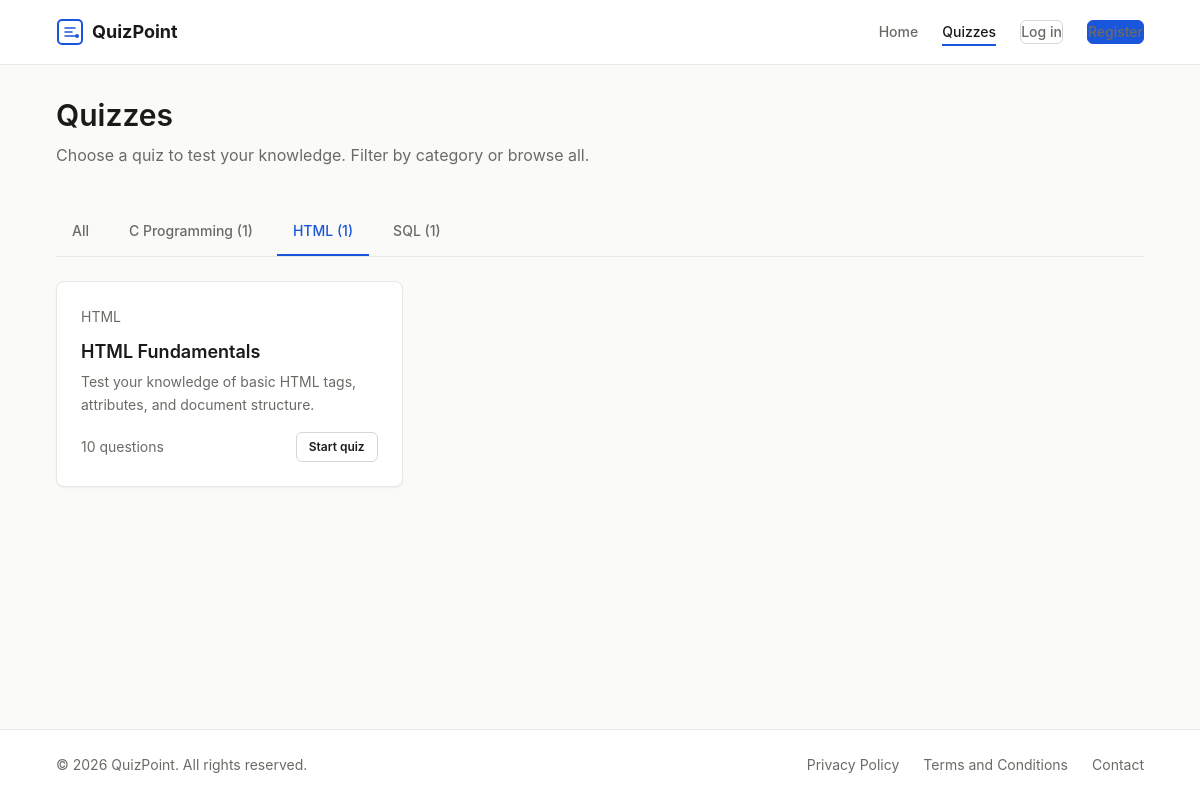
/quizzes.php?category=1, run on the app's committed database.
### tables this page shows
CREATE TABLE categories (
  category_id INT UNSIGNED AUTO_INCREMENT PRIMARY KEY,
  category_name VARCHAR(100) NOT NULL UNIQUE
);

CREATE TABLE quizzes (
  quiz_id INT UNSIGNED AUTO_INCREMENT PRIMARY KEY,
  title VARCHAR(255) NOT NULL,
  category_id INT UNSIGNED NOT NULL,
  description TEXT,
  status ENUM('active', 'inactive') NOT NULL DEFAULT 'active',
  created_at DATETIME NOT NULL DEFAULT CURRENT_TIMESTAMP,
  FOREIGN KEY (category_id) REFERENCES categories(category_id)
    ON DELETE RESTRICT ON UPDATE CASCADE,
  INDEX idx_category (category_id),
  INDEX idx_status (status)
);

### includes/helpers.php (called while the page is built, shortened)
<?php
function e(?string $value): string
{
    return htmlspecialchars((string)$value, ENT_QUOTES, 'UTF-8');
}
function truncate(string $text, int $maxLength = 120): string
{
    if (mb_strlen($text) <= $maxLength) {
        return $text;
    }
    return mb_substr($text, 0, $maxLength) . '...';
}

### quizzes.php (the view, shortened to what this page needs)
<?php
require_once __DIR__ . '/includes/helpers.php';
$db = getDB();
$categoryFilter = isset($_GET['category']) ? (int)$_GET['category'] : 0;
$categories = $db->query(
    'SELECT c.category_id, c.category_name,
            (SELECT COUNT(*) FROM quizzes WHERE category_id = c.category_id AND status = "active") AS quiz_count
     FROM categories c
     HAVING quiz_count > 0
     ORDER BY c.category_name'
)->fetchAll();
if ($categoryFilter > 0) {
    $stmt = $db->prepare(
        'SELECT q.quiz_id, q.title, q.description, c.category_name,
                (SELECT COUNT(*) FROM questions WHERE quiz_id = q.quiz_id) AS question_count
         FROM quizzes q
         JOIN categories c ON q.category_id = c.category_id
         WHERE q.status = "active" AND q.category_id = :cat
         ORDER BY q.title'
    );
    $stmt->execute([':cat' => $categoryFilter]);
}
$quizzes = $stmt->fetchAll();
require __DIR__ . '/includes/header.php';
?>
<div class="container">
    <div class="page-header">
        <h1>Quizzes</h1>
        <p>Choose a quiz to test your knowledge. Filter by category or browse all.</p>
    </div>
    <?php if (!empty($categories)): ?>
        <div class="admin-nav" role="navigation" aria-label="Category filter">
            <a href="<?= e(BASE_URL) ?>/quizzes.php"
               class="<?= $categoryFilter === 0 ? 'active' : '' ?>">All</a>
            <?php foreach ($categories as $cat): ?>
                <a href="<?= e(BASE_URL) ?>/quizzes.php?category=<?= (int)$cat['category_id'] ?>"
                   class="<?= $categoryFilter === (int)$cat['category_id'] ? 'active' : '' ?>">
                    <?= e($cat['category_name']) ?> (<?= (int)$cat['quiz_count'] ?>)
                </a>
            <?php endforeach; ?>
        </div>
    <?php endif; ?>
    <?php if (empty($quizzes)): ?>
        <div class="empty-state">
            <svg width="48" height="48" viewBox="0 0 24 24" fill="none" stroke="currentColor" stroke-width="1.5" stroke-linecap="round" stroke-linejoin="round" aria-hidden="true">
                <path d="M14 2H6a2 2 0 00-2 2v16a2 2 0 002 2h12a2 2 0 002-2V8z"/>
                <polyline points="14 2 14 8 20 8"/>
                <line x1="16" y1="13" x2="8" y2="13"/>
                <line x1="16" y1="17" x2="8" y2="17"/>
            </svg>
            <p>No quizzes found in this category.</p>
            <a href="<?= e(BASE_URL) ?>/quizzes.php" class="btn btn-outline">View all quizzes</a>
        </div>
    <?php else: ?>
        <div class="quiz-grid">
            <?php foreach ($quizzes as $quiz): ?>
                <a href="<?= e(BASE_URL) ?>/quiz.php?id=<?= (int)$quiz['quiz_id'] ?>" class="quiz-card-link">
                    <div class="card">
                        <div class="card-meta"><?= e($quiz['category_name']) ?></div>
                        <h3 class="card-title"><?= e($quiz['title']) ?></h3>
                        <p class="card-desc"><?= e(truncate($quiz['description'])) ?></p>
                        <div class="quiz-card-footer">
                            <span class="text-sm text-muted"><?= (int)$quiz['question_count'] ?> questions</span>
                            <span class="btn btn-sm btn-outline">Start quiz</span>
                        </div>
                    </div>
                </a>
            <?php endforeach; ?>
        </div>
    <?php endif; ?>
</div>
<div style="padding-bottom: var(--space-12);"></div>
<?php require __DIR__ . '/includes/footer.php'; ?>

### assets/css/style.css (style rules this page uses)
:root { --color-bg: #fafaf8; --color-bg-alt: #f2f1ed; --color-surface: #ffffff; --color-border: #d8d6d0; --color-border-light:#e8e7e3; --color-text: #1a1a18; --color-text-muted: #6b6a65; --color-accent: #1a56db; --color-accent-hover:#1547b8; --color-accent-light:#e8eefb; --color-success: #16794a; --color-success-bg: #e7f6ee; --color-error: #c43333; --color-error-bg: #fce8e8; --color-warning: #b45309; --color-warning-bg: #fef3e2; --font-family: -apple-system, BlinkMacSystemFont, "Segoe UI", Roboto, "Helvetica Neue", Arial, sans-serif, "Apple Color Emoji", "Segoe UI Emoji"; --font-mono: "SFMono-Regular", Consolas, "Liberation Mono", Menlo, monospace; --text-xs: 0.75rem; --text-sm: 0.875rem; --text-base: 1rem; --text-lg: 1.125rem; --text-xl: 1.25rem; --text-2xl: 1.5rem; --text-3xl: 1.875rem; --text-4xl: 2.25rem; --leading-tight: 1.25; --leading-normal: 1.6; --space-1: 0.25rem; --space-2: 0.5rem; --space-3: 0.75rem; --space-4: 1rem; --space-5: 1.25rem; --space-6: 1.5rem; --space-8: 2rem; --space-10: 2.5rem; --space-12: 3rem; --space-16: 4rem; --space-20: 5rem; --radius-sm: 4px; --radius-md: 6px; --radius-lg: 8px; --shadow-sm: 0 1px 2px rgba(26, 26, 24, 0.06); --shadow-md: 0 2px 6px rgba(26, 26, 24, 0.08); --transition: 150ms ease; --container-max: 1120px; }
*, *::before, *::after { box-sizing: border-box; margin: 0; padding: 0; }
html { font-size: 100%; -webkit-text-size-adjust: 100%; scroll-behavior: smooth; }
body { font-family: var(--font-family); font-size: var(--text-base); line-height: var(--leading-normal); color: var(--color-text); background-color: var(--color-bg); min-height: 100vh; display: flex; flex-direction: column; -webkit-font-smoothing: antialiased; -moz-osx-font-smoothing: grayscale; }
a { color: var(--color-accent); text-decoration: none; transition: color var(--transition); }
.container { width: 100%; max-width: var(--container-max); margin: 0 auto; padding: 0 var(--space-4); }
h1, h2, h3, h4, h5, h6 { line-height: var(--leading-tight); font-weight: 600; color: var(--color-text); }
h1 { font-size: var(--text-3xl); margin-bottom: var(--space-6); }
h3 { font-size: var(--text-xl); margin-bottom: var(--space-3); }
p { margin-bottom: var(--space-4); }
.text-muted { color: var(--color-text-muted); }
.text-sm { font-size: var(--text-sm); }
.btn { display: inline-flex; align-items: center; justify-content: center; gap: var(--space-2); font-family: var(--font-family); font-size: var(--text-sm); font-weight: 600; line-height: 1; padding: var(--space-3) var(--space-5); border: 1px solid transparent; border-radius: var(--radius-md); cursor: pointer; text-decoration: none; transition: background-color var(--transition), border-color var(--transition), color var(--transition), box-shadow var(--transition); white-space: nowrap; }
.btn-outline { background-color: transparent; color: var(--color-text); border-color: var(--color-border); }
.btn-sm { padding: var(--space-2) var(--space-3); font-size: var(--text-xs); }
.card { background: var(--color-surface); border: 1px solid var(--color-border-light); border-radius: var(--radius-lg); padding: var(--space-6); box-shadow: var(--shadow-sm); transition: box-shadow var(--transition); }
.card-title { font-size: var(--text-lg); font-weight: 600; margin-bottom: var(--space-2); }
.card-meta { font-size: var(--text-sm); color: var(--color-text-muted); margin-bottom: var(--space-3); }
.card-desc { font-size: var(--text-sm); color: var(--color-text-muted); margin-bottom: var(--space-4); line-height: var(--leading-normal); }
.page-header { padding: var(--space-8) 0 var(--space-6); }
.page-header h1 { margin-bottom: var(--space-2); }
.page-header p { color: var(--color-text-muted); max-width: 600px; }
.quiz-grid { display: grid; grid-template-columns: repeat(auto-fill, minmax(300px, 1fr)); gap: var(--space-6); }
.quiz-card-link { text-decoration: none; color: inherit; display: block; }
.quiz-card-footer { display: flex; align-items: center; justify-content: space-between; }
.admin-nav { display: flex; gap: var(--space-2); margin-bottom: var(--space-6); border-bottom: 1px solid var(--color-border-light); overflow-x: auto; }
.admin-nav a { padding: var(--space-3) var(--space-4); font-size: var(--text-sm); font-weight: 500; color: var(--color-text-muted); border-bottom: 2px solid transparent; white-space: nowrap; transition: color var(--transition), border-color var(--transition); }
.admin-nav a.active { color: var(--color-accent); border-bottom-color: var(--color-accent); }

### data on the page
categories: category_name "C Programming", quiz_count "1"
categories: category_name "HTML", quiz_count "1"
categories: category_name "SQL", quiz_count "1"
quizzes: category.category_name "HTML", title "HTML Fundamentals", description "Test your knowledge of basic HTML tags, attributes, and document structure.", question_count "10"

### other printed values
SITE_NAME "QuizPoint"
